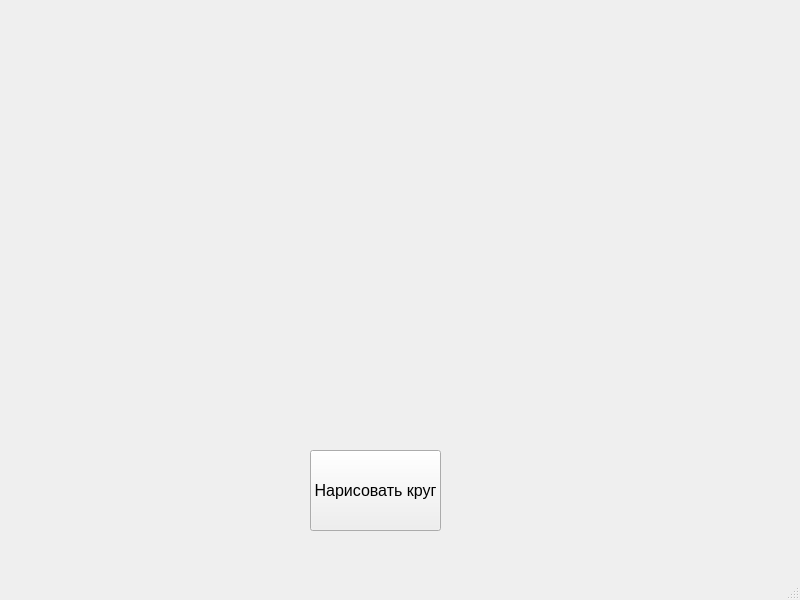
<?xml version="1.0" encoding="UTF-8"?>
<ui version="4.0">
 <class>MainWindow</class>
 <widget class="QMainWindow" name="MainWindow">
  <property name="geometry">
   <rect>
    <x>0</x>
    <y>0</y>
    <width>800</width>
    <height>600</height>
   </rect>
  </property>
  <property name="windowTitle">
   <string>MainWindow</string>
  </property>
  <widget class="QWidget" name="centralwidget">
   <widget class="QPushButton" name="pushButton">
    <property name="geometry">
     <rect>
      <x>310</x>
      <y>450</y>
      <width>131</width>
      <height>81</height>
     </rect>
    </property>
    <property name="font">
     <font>
      <pointsize>12</pointsize>
     </font>
    </property>
    <property name="text">
     <string>Нарисовать круг</string>
    </property>
   </widget>
  </widget>
  <widget class="QMenuBar" name="menubar">
   <property name="geometry">
    <rect>
     <x>0</x>
     <y>0</y>
     <width>800</width>
     <height>21</height>
    </rect>
   </property>
  </widget>
  <widget class="QStatusBar" name="statusbar"/>
 </widget>
 <resources/>
 <connections/>
</ui>
